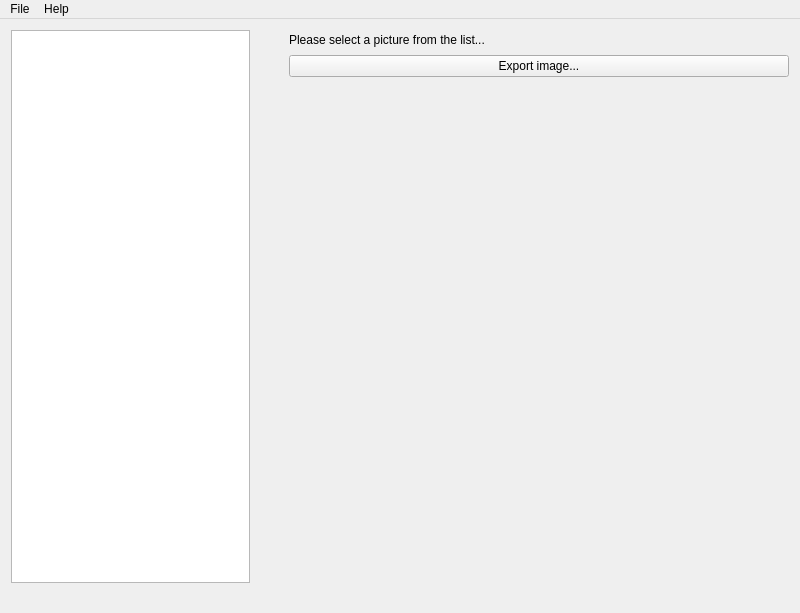
<?xml version="1.0" encoding="UTF-8"?>
<ui version="4.0">
 <class>MainWindow</class>
 <widget class="QMainWindow" name="MainWindow">
  <property name="geometry">
   <rect>
    <x>0</x>
    <y>0</y>
    <width>800</width>
    <height>613</height>
   </rect>
  </property>
  <property name="windowTitle">
   <string>RES Editor</string>
  </property>
  <property name="windowIcon">
   <iconset>
    <normaloff>res/icon.png</normaloff>
    <normalon>res/icon.png</normalon>
    <disabledoff>res/icon.png</disabledoff>res/icon.png</iconset>
  </property>
  <property name="locale">
   <locale language="English" country="UnitedStates"/>
  </property>
  <widget class="QWidget" name="centralWidget">
   <property name="enabled">
    <bool>true</bool>
   </property>
   <layout class="QHBoxLayout" name="horizontalLayout_2">
    <item>
     <widget class="QListWidget" name="fileList">
      <property name="sizePolicy">
       <sizepolicy hsizetype="Preferred" vsizetype="Preferred">
        <horstretch>0</horstretch>
        <verstretch>0</verstretch>
       </sizepolicy>
      </property>
      <property name="minimumSize">
       <size>
        <width>80</width>
        <height>0</height>
       </size>
      </property>
      <property name="sizeIncrement">
       <size>
        <width>0</width>
        <height>0</height>
       </size>
      </property>
      <property name="toolTip">
       <string>&lt;html&gt;&lt;head/&gt;&lt;body&gt;&lt;p&gt;File list&lt;/p&gt;&lt;p&gt;&lt;br/&gt;&lt;/p&gt;&lt;/body&gt;&lt;/html&gt;</string>
      </property>
     </widget>
    </item>
    <item>
     <spacer name="horizontalSpacer">
      <property name="orientation">
       <enum>Qt::Horizontal</enum>
      </property>
      <property name="sizeType">
       <enum>QSizePolicy::Preferred</enum>
      </property>
      <property name="sizeHint" stdset="0">
       <size>
        <width>50</width>
        <height>20</height>
       </size>
      </property>
     </spacer>
    </item>
    <item>
     <layout class="QVBoxLayout" name="verticalLayout">
      <item>
       <widget class="QLabel" name="picInfo">
        <property name="text">
         <string>Please select a picture from the list...</string>
        </property>
       </widget>
      </item>
      <item>
       <layout class="QHBoxLayout" name="buttonsLayout">
        <item>
         <widget class="QPushButton" name="picExport">
          <property name="text">
           <string>Export image...</string>
          </property>
         </widget>
        </item>
       </layout>
      </item>
      <item>
       <widget class="QLabel" name="picLabel">
        <property name="minimumSize">
         <size>
          <width>500</width>
          <height>500</height>
         </size>
        </property>
        <property name="text">
         <string/>
        </property>
       </widget>
      </item>
     </layout>
    </item>
   </layout>
  </widget>
  <widget class="QMenuBar" name="menuBar">
   <property name="geometry">
    <rect>
     <x>0</x>
     <y>0</y>
     <width>800</width>
     <height>20</height>
    </rect>
   </property>
   <widget class="QMenu" name="menuFile">
    <property name="title">
     <string>File</string>
    </property>
    <addaction name="actionOpen"/>
    <addaction name="actionQuit"/>
   </widget>
   <widget class="QMenu" name="menuHelp">
    <property name="title">
     <string>Help</string>
    </property>
    <addaction name="actionAbout"/>
   </widget>
   <addaction name="menuFile"/>
   <addaction name="menuHelp"/>
  </widget>
  <widget class="QStatusBar" name="statusBar">
   <property name="sizeGripEnabled">
    <bool>false</bool>
   </property>
  </widget>
  <action name="actionOpen">
   <property name="text">
    <string>Open RES File</string>
   </property>
   <property name="shortcut">
    <string>Ctrl+O</string>
   </property>
  </action>
  <action name="actionQuit">
   <property name="text">
    <string>Quit</string>
   </property>
   <property name="shortcut">
    <string>Ctrl+Q</string>
   </property>
  </action>
  <action name="actionAbout">
   <property name="text">
    <string>About</string>
   </property>
   <property name="shortcut">
    <string>Ctrl+A</string>
   </property>
  </action>
 </widget>
 <layoutdefault spacing="6" margin="11"/>
 <resources/>
 <connections/>
</ui>
